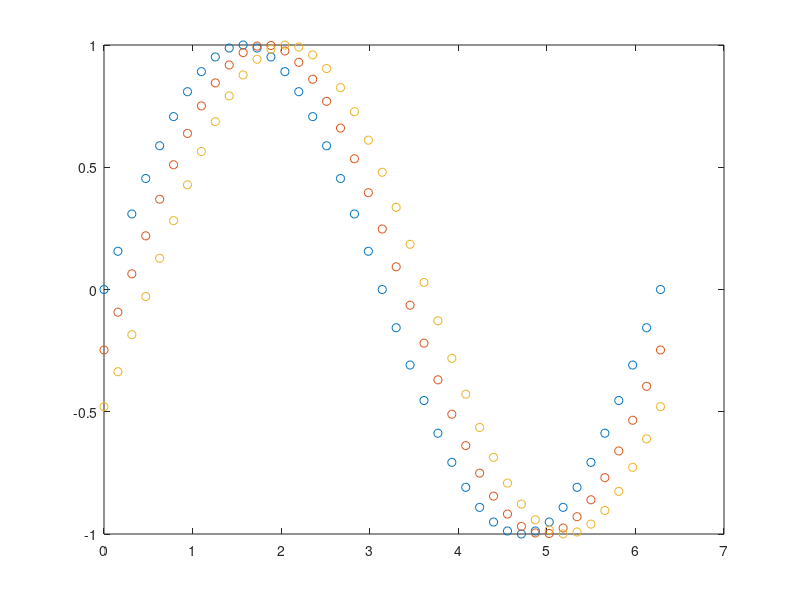

The MATLAB source for this figure:
%% Plots
% Examples of plots
% *Really simple plot*
x = 0:2*pi
y = sin(x)
plot(x, y)

%% WTF, where's the plot???
x = 0 : (pi/20) : 2*pi  % Semicolon avoids numbers!
y = sin(x)
plot(x, y)

%% Semicolon at the end of a line generates the plot!!!
x = 0 : (pi/20) : 2*pi ; 
y = sin(x)
plot(x, y)

%% Three functions one plot
x = x = 0 : (pi/20) : 2*pi ; 
y1 = sin(x)
y2 = sin(x-0.25)
y3 = sin(x-0.5)
plot(x, y1, y2, y3), title('3-in-1'), grid

%% Which plot is which? Assign them a (simple) symbol
plot(x, y1,'*', y2,'--', y3, 'x'), title('3-in-1'), grid

%% Different plots, different windows
plot(x, y1, 'o'), hold on
plot(x, y2, 'o') ; pause %click on cmd life
plot(x, y3, 'o')
hold off